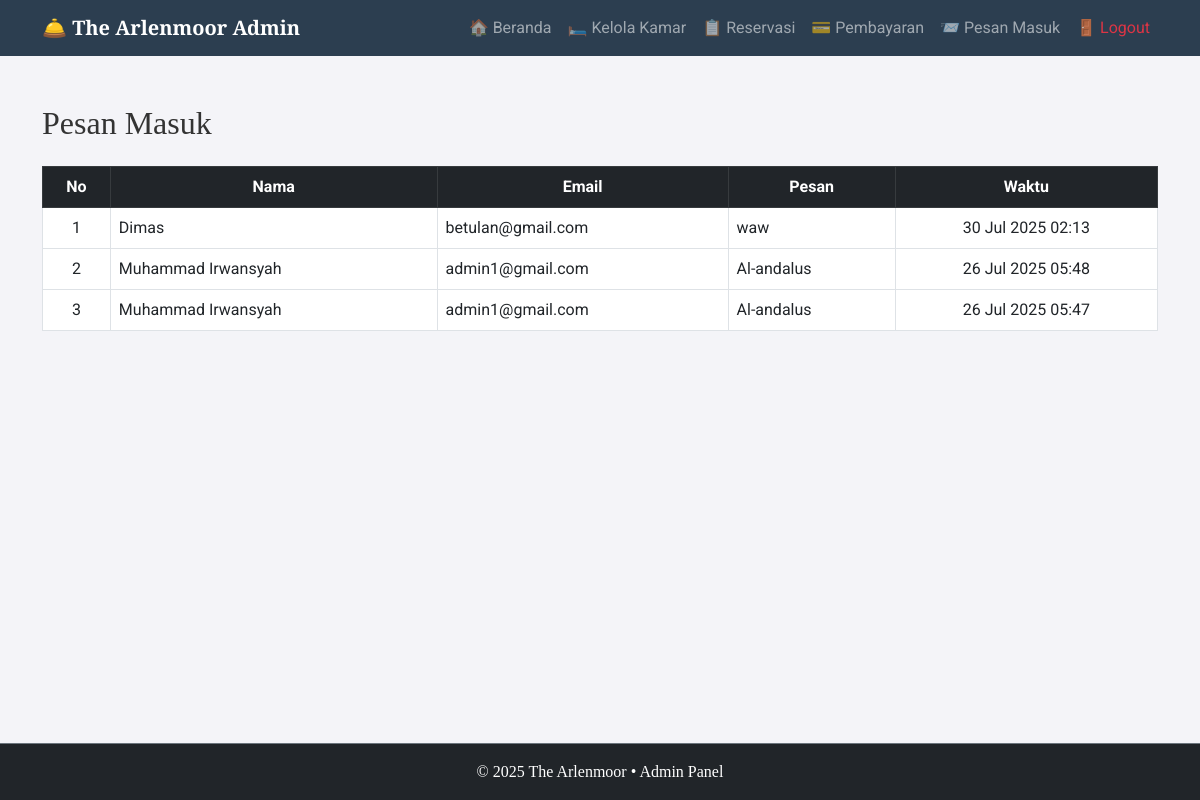
The app's page /admin/kontak-list.php (signed in) with its own data.
### tables this page shows
CREATE TABLE `kontak` (
  `id` int NOT NULL,
  `nama` varchar(100) DEFAULT NULL,
  `email` varchar(100) DEFAULT NULL,
  `pesan` text,
  `waktu` datetime DEFAULT NULL
);

### admin/kontak-list.php (the view, shortened to what this page needs)
<?php
include '../koneksi.php';
include 'partials/head.php';
include 'partials/navbar.php';
?>
<div class="container py-5">
  <h2 class="mb-4">Pesan Masuk</h2>
  <table class="table table-bordered table-hover">
    <thead class="table-dark text-center">
      <tr>
        <th>No</th>
        <th>Nama</th>
        <th>Email</th>
        <th>Pesan</th>
        <th>Waktu</th>
      </tr>
    </thead>
    <tbody>
      <?php
      $no = 1;
      $query = mysqli_query($conn, "SELECT * FROM kontak ORDER BY waktu DESC");
      while ($row = mysqli_fetch_assoc($query)) :
      ?>
        <tr>
          <td class="text-center"><?= $no++ ?></td>
          <td><?= htmlspecialchars($row['nama']) ?></td>
          <td><?= htmlspecialchars($row['email']) ?></td>
          <td><?= nl2br(htmlspecialchars($row['pesan'])) ?></td>
          <td class="text-center"><?= date('d M Y H:i', strtotime($row['waktu'])) ?></td>
        </tr>
      <?php endwhile; ?>
    </tbody>
  </table>
</div>
<?php include 'partials/footer.php'; ?>

### assets/css/admin-style.css (style rules this page uses)
body { font-family: 'Lora', serif; color: #333; }
h1, h2, h3, .display-4 { font-family: 'Playfair Display', serif; }
html, body { height: 100%; }
body { display: flex; flex-direction: column; }
html, body { height: 100%; margin: 0; }

### admin/partials/head.php (style rules this page uses)
body { font-family: 'Roboto', sans-serif; background-color: #f4f4f8; }
h1, h2, h3, .navbar-brand { font-family: 'Playfair Display', serif; }

### records on screen
kontak: nama "Dimas", email "betulan@gmail.com", pesan "waw", waktu "30 Jul 2025 02:13"
kontak: nama "Muhammad Irwansyah", email "admin1@gmail.com", pesan "Al-andalus", waktu "26 Jul 2025 05:48"
kontak: nama "Muhammad Irwansyah", email "admin1@gmail.com", pesan "Al-andalus", waktu "26 Jul 2025 05:47"
